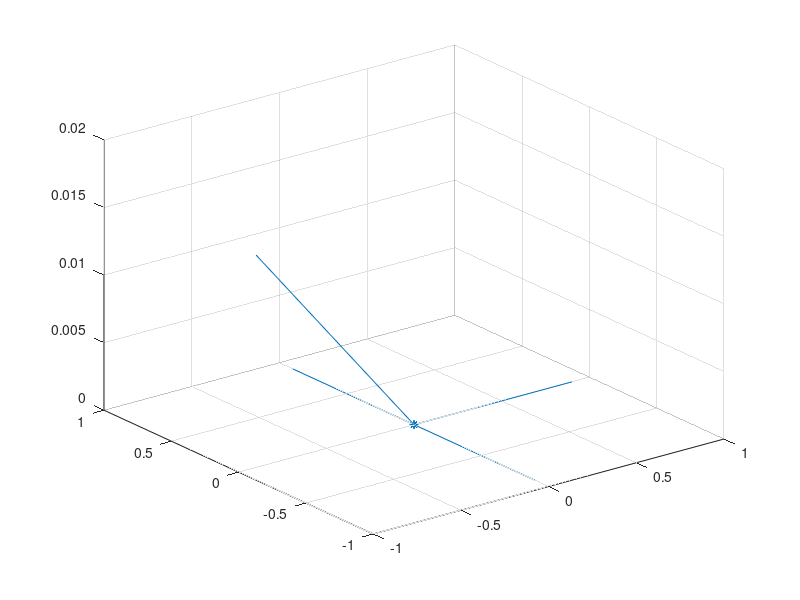
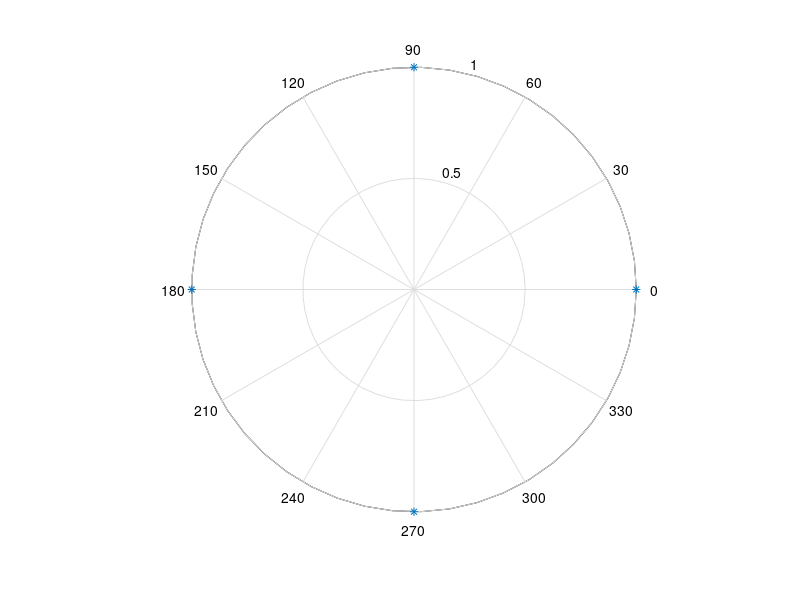

Write MATLAB code to recreate these figures, in order.
% elevace a azimut pouzitych druzic
% ea = [60,067;23,103;25,057;18,168;30,104;12,324];
% ea = [5,0;5,120;5,240;90,0];
ea = [0,0;0,90;0,180;1,270];
% ea = [0,0;0,90;0,180;45,270;70,100];
% ea = [90,0;-30,0;-30,120;-30,240];
% $GPGSA,A,3,21,06,24,22,07,25,,,,,,,2.5,1.2,2.1*36
% $GPGSV,3,1,12,16,67,237,,18,40,131,,03,35,288,,21,60,067,41*70
% $GPGSV,3,2,12,06,23,103,35,19,07,282,22,24,25,057,42,22,18,168,26*78
% $GPGSV,3,3,12,07,30,104,38,27,05,342,30,25,12,324,34,26,04,064,39*78
% ea = [60,067;23,103;25,057;18,168;30,104;12,324];
% vysledek dops =    2.7280    2.5479    1.2509    2.2197

% $GPGSA,A,1,06,07,10,24,,,,,,,,,26.4,18.1,19.2*04
% $GPGSV,2,1,07,13,05,346,26,12,01,128,,06,69,071,36,16,34,302,*7D
% $GPGSV,2,2,07,07,77,064,38,10,21,058,37,24,64,097,37*45
% ea = [69,071;77,064;21,058;64,097];
% vysledk dops =   35.6532   26.8141   18.3453   19.5562   23.4979

% $GPGSA,A,3,21,06,07,10,24,,,,,,,,7.2,4.8,5.3*38
% $GPGSV,2,1,05,21,75,114,33,06,42,091,38,07,50,091,37,10,12,032,34*73
% $GPGSV,2,2,05,24,45,059,42*41
% ea = [75,114;42,091;50,091;12,032;45,059];
% vysledek dops =   8.9601    7.1284    4.8070    5.2638    5.4285

ea = ea/180*pi; %prevod na radiany
los = [sin(ea(:,2)).*cos(ea(:,1)),cos(ea(:,2)).*cos(ea(:,1)),sin(ea(:,1))]; %jednotkove vektory line-of-sight
c = [los ones(size(los,1),1)]

no_sats = length(ea);
X = zeros(4,1);
Y = zeros(4,1);
Z = zeros(4,1);
figure(1)
quiver3(X,Y,Z,los(:,1),los(:,2),los(:,3),'*')
figure(2)
polar(ea(:,2),cos(ea(:,1)),'*')

dop = inv(c'* c);

dops(1) = sqrt(dop(1,1) + dop(2,2) + dop(3,3) + dop(4,4));    %  GDOP
dops(2) = sqrt(dop(1,1) + dop(2,2) + dop(3,3));               %  PDOP
dops(3) = sqrt(dop(1,1) + dop(2,2));                          %  HDOP
dops(4) = sqrt(dop(3,3));                                     %  VDOP 
dops(5) = sqrt(dop(4,4));                                     %  TDOP

disp(['GDOP  ','PDOP  ','HDOP  ','VDOP  ','TDOP'])
disp([num2str(dops(1),3),'  ',num2str(dops(2),3),'  ',num2str(dops(3),3),'  ',num2str(dops(4),3),'  ',num2str(dops(5),3)])